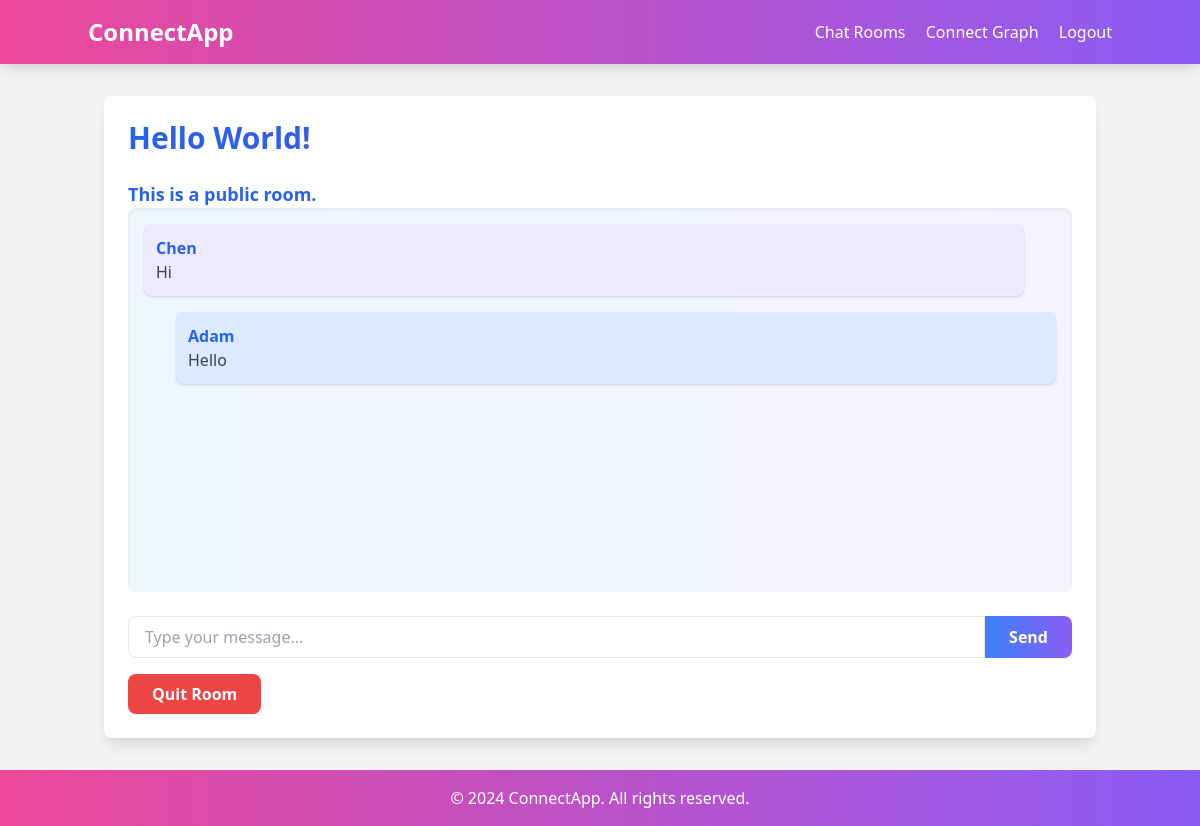
/chat/1 (signed in), run on an earlier commit of the app's database.
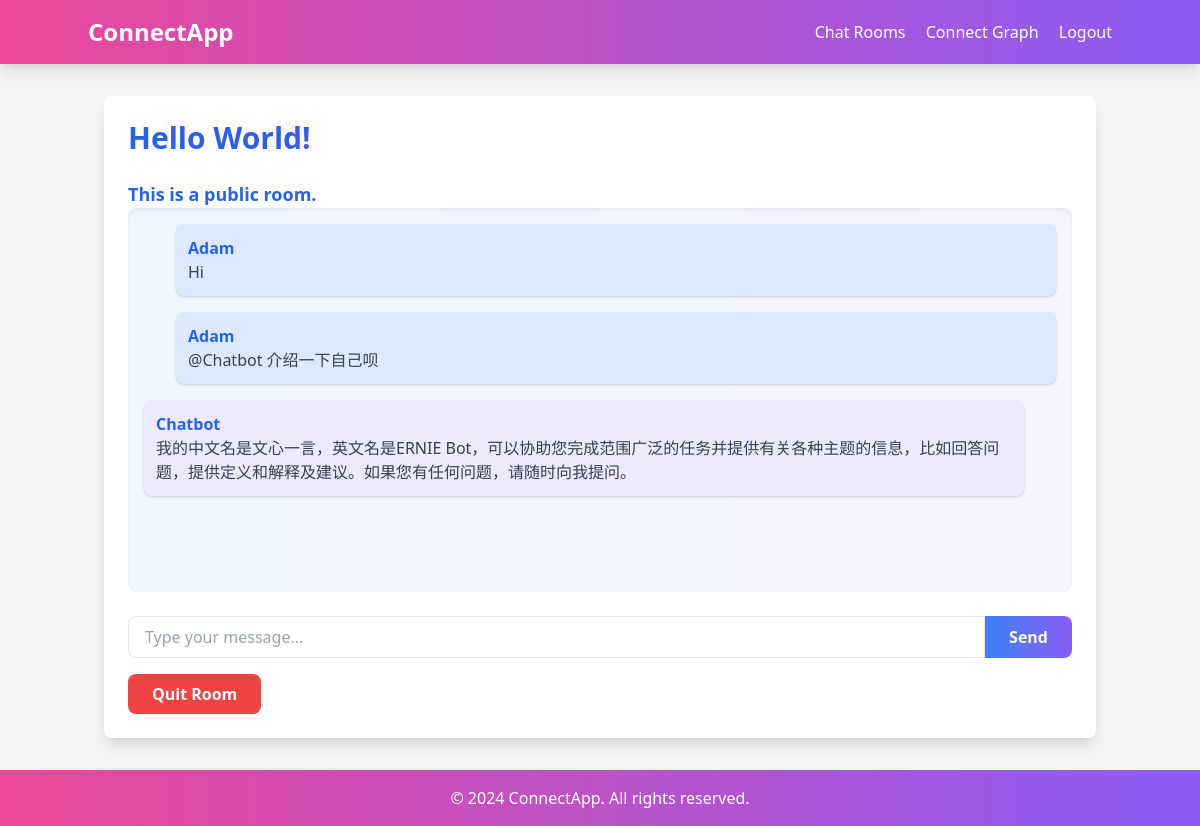
And on a later commit of the database.
### app.py (models this page shows)
class Message(db.Model):
    id = db.Column(db.Integer, primary_key=True)
    user_id = db.Column(db.Integer, db.ForeignKey('user.id'), nullable=False)
    room_id = db.Column(db.Integer, db.ForeignKey('room.id'), nullable=False)
    content = db.Column(db.Text, nullable=False)

class User(UserMixin, db.Model):
    id = db.Column(db.Integer, primary_key=True)
    username = db.Column(db.String(80), unique=True, nullable=False)
    password = db.Column(db.String(120), nullable=False)
    image = db.Column(db.String(120), nullable=True)
    messages = db.relationship('Message', backref='user', lazy=True)
    rooms = db.relationship('Room', secondary=user_rooms, back_populates='users')

### app.py (the view)
@app.route('/chat/<int:room_id>')
@login_required
def room_chat(room_id):
    room = Room.query.get_or_404(room_id)
    if room.is_public and room not in current_user.rooms:
        current_user.rooms.append(room)
        db.session.commit()
    messages = Message.query.filter_by(room_id=room_id).order_by(Message.id.asc()).all()  # Order messages
    return render_template('room_chat.html', room=room, messages=messages, current_user=current_user)

### app.py (called while the page is built)
@login_manager.user_loader
def load_user(user_id):
    return User.query.get(int(user_id))

### templates/room_chat.html (shortened to what this page needs)
{% extends "base.html" %}
{% block content %}
<div class="bg-white p-6 rounded-lg shadow-lg">
    <h2 class="text-3xl font-bold mb-6 text-transparent bg-clip-text bg-gradient-to-r from-blue-600 to-purple-600">{{ room.name }}</h2>
    <p>
        {% if room.is_public %}
        <div class="text-lg font-semibold text-blue-600">This is a public room.</div>
        {% else %}
        <div class="text-lg font-semibold text-blue-600">This is a private room.</div>
        {% endif %}
    </p>
    <div id="chat-messages" class="bg-gradient-to-r from-blue-50 to-purple-50 p-4 rounded-lg mb-6 h-96 overflow-y-auto shadow-inner">
        {% for message in messages %}
        <div class="mb-4 p-3 rounded-lg {% if message.user.id == current_user.id %}bg-blue-100 ml-8{% else %}bg-purple-100 mr-8{% endif %} shadow">
            <div class="font-bold text-blue-600">{{ message.user.username }}</div>
            <div class="text-gray-700">{{ message.content }}</div>
        </div>
        {% endfor %}
    </div>
    <form action="{{ url_for('send_message', room_id=room.id) }}" method="post" class="flex mb-4">
        <input type="text" name="content" required placeholder="Type your message..." class="flex-grow border rounded-l-lg px-4 py-2 focus:outline-none focus:ring-2 focus:ring-blue-400 transition duration-300">
        <button type="submit" class="bg-gradient-to-r from-blue-500 to-purple-500 hover:from-blue-600 hover:to-purple-600 text-white font-bold py-2 px-6 rounded-r-lg transition duration-300 transform hover:scale-105">Send</button>
    </form>
    <form action="{{ url_for('quit_room', room_id=room.id) }}" method="post">
        <button type="submit" class="bg-red-500 hover:bg-red-600 text-white font-bold py-2 px-6 rounded-lg transition duration-300 transform hover:scale-105">Quit Room</button>
    </form>
</div>
{% endblock %}

### templates/base.html (shortened to what this page needs)
<!DOCTYPE html>
<html lang="en">
<head>
    <link href="https://cdn.jsdelivr.net/npm/tailwindcss@2.2.19/dist/tailwind.min.css" rel="stylesheet">
    <link href="https://cdnjs.cloudflare.com/ajax/libs/font-awesome/5.15.3/css/all.min.css" rel="stylesheet">
</head>
<body class="bg-gray-100 min-h-screen flex flex-col">
    <nav class="animate-gradient text-white p-4 shadow-lg">
        <div class="container mx-auto flex justify-between items-center">
            <a href="{{ url_for('home') }}" class="text-2xl font-bold">ConnectApp</a>
            <div>
                {% if current_user.is_authenticated %}
                    <a href="{{ url_for('chat') }}" class="mr-4 hover:text-blue-200 transition duration-300">Chat Rooms</a>
                    <a href="{{ url_for('graph') }}" class="mr-4 hover:text-blue-200 transition duration-300">Connect Graph</a>
                    <a href="{{ url_for('logout') }}" class="hover:text-blue-200 transition duration-300">Logout</a>
                {% else %}
                    <a href="{{ url_for('login') }}" class="mr-4 hover:text-blue-200 transition duration-300">Login</a>
                    <a href="{{ url_for('register') }}" class="hover:text-blue-200 transition duration-300">Register</a>
                {% endif %}
            </div>
        </div>
    </nav>
    <main class="container mx-auto mt-8 px-4 flex-grow">
        {% block content %}{% endblock %}
    </main>
    <footer class="animate-gradient text-white py-4 mt-8">
        <div class="container mx-auto text-center">
            <p>&copy; 2024 ConnectApp. All rights reserved.</p>
        </div>
    </footer>
</body>
</html>

### templates/base.html (style rules this page uses)
.animate-gradient { background: linear-gradient(270deg, #3b82f6, #8b5cf6, #ec4899); background-size: 200% 200%; animation: gradient 15s ease infinite; }

What changed in the data, as far as the page shows it:
changed Message "Hi": user.username "Chen" → "Adam"
changed Message: content "Hello" → "@Chatbot 介绍一下自己呗"
now on this page (row edited): Message: user.username "Chatbot", content "我的中文名是文心一言，英文名是ERNIE Bot，可以协助您完成范围广泛的任务并提供有关各种主题的信息，比如回答问题，提供定义和解释及建议。如果您有任何问题，请随时向我提问。"
